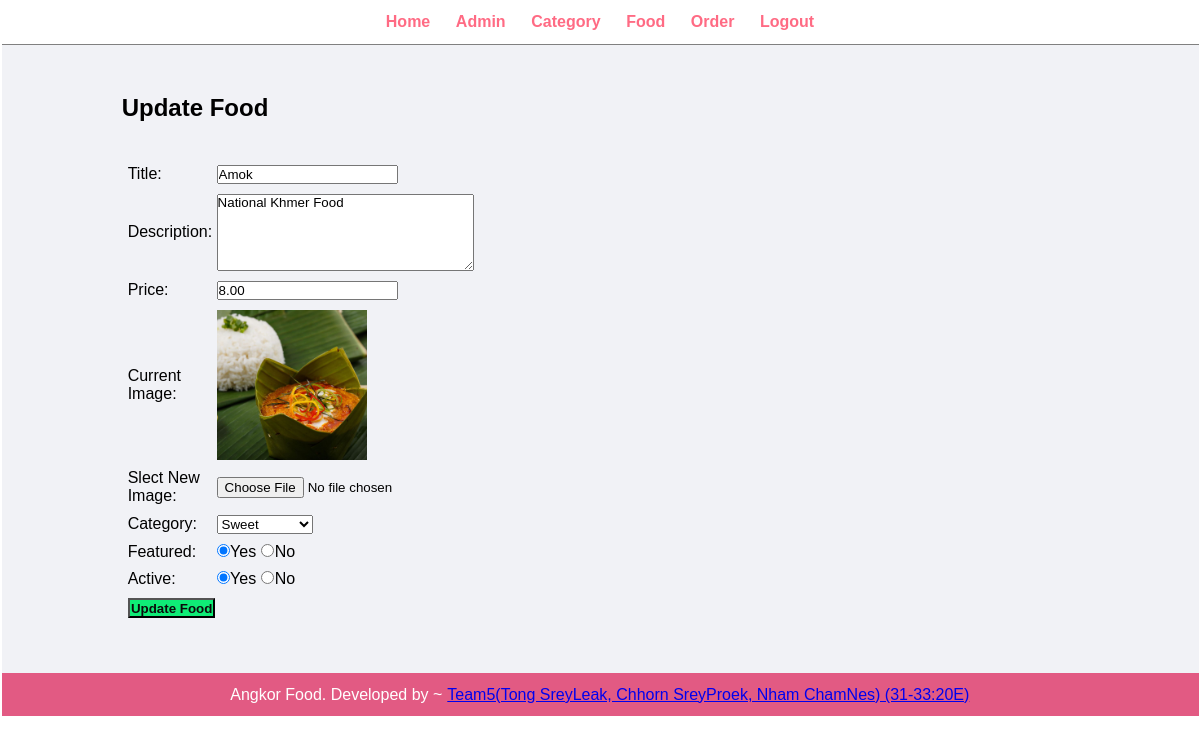
/admin/update-food.php?id=10 (signed in), run on the app's committed database.
### tables this page shows
CREATE TABLE `tbl_food` (
  `id` int(10) UNSIGNED NOT NULL,
  `title` varchar(150) NOT NULL,
  `description` text NOT NULL,
  `price` decimal(10,2) NOT NULL,
  `image_name` varchar(255) NOT NULL,
  `category_id` int(10) UNSIGNED NOT NULL,
  `featured` varchar(10) NOT NULL,
  `active` varchar(10) NOT NULL
);

### admin/update-food.php (the view, shortened to what this page needs)
<?php include('partials/menu.php') ?>
<?php
if(isset($_GET['id']))
{
    $id = $_GET['id'];
    $sql2 = "SELECT * FROM tbl_food WHERE id=$id";
    $res2 = mysqli_query($conn,$sql2);
    $row2 = mysqli_fetch_assoc($res2);
    $title =$row2['title'];
    $description = $row2['description'];
    $price = $row2['price'];
    $current_image =$row2['image_name'];
    $current_category = $row2['category_id'];
    $featured = $row2['featured'];
    $active = $row2['active'];
}
else
{
    header('location:'.SITEURL.'admin/manage-food.php');
}
?>
<div class="main-content">
    <div class="wrapper">
        <h2>Update Food</h2>
        <br><br>
        <form action="" method="POST" enctype="multipart/form-data">
        <table class="tbl-30">
        <tr>
            <td>Title: </td>
            <td>
                <input type="text" name="title" value="<?php echo $title; ?>">
        </td>
        </tr>
        <tr>
            <td>Description: </td>
            <td>
                <textarea type="text" name="description" cols="30" rows="5"><?php echo $description ?></textarea>
        </td>
        </tr>
        <tr>
            <td>Price: </td>
            <td>
                <input type="number" name="price" value="<?php echo $price; ?>">
        </td>
        </tr>
        <tr>
            <td>Current Image: </td>
            <td>
                <?php
                if($current_image == "")
                {
                    echo  "<div class='error'> Image not available.</div>";
                }
                else
                {
                    ?>
                    <img src="<?php echo SITEURL; ?>images/food/<?php echo $current_image; ?>" width="150px">
                    <?php
                }
                ?>
        </td>
        </tr>
        <tr>
            <td>Slect New Image: </td>
            <td>
                <input type="file" name="image">
        </td>
        </tr>
        <tr>
            <td>Category: </td>
            <td>
                <select name="category">
                    <?php
                        $sql = "SELECT * FROM tbl_category WHERE active = 'Yes'";
                        $res = mysqli_query($conn, $sql);
                        $count= mysqli_num_rows($res);
                        if($count>0)
                        {
                            while($row=mysqli_fetch_assoc($res))
                            {
                                $category_title = $row['title'];
                                $category_id = $row['id'];
                               ?>
                               <option <?php if($current_category==$category_id){echo "selected";}?> value="<?php echo $category_id; ?>"><?php echo $category_title; ?></option>
                               <?php
                            }
                        }
                        else
                        {
                            echo "<option value ='0'>Category Not available. </option>";
                        }
                    ?>
                </select>
        </td>
        </tr>
        <tr>
            <td>Featured: </td>
            <td>
            <input <?php if($featured=="Yes"){echo "checked";} ?> type="radio" name="featured" value="Yes">Yes
            <input <?php if($featured=="No"){echo "checked";} ?> type="radio" name="featured" value="No">No
        </td>
        </tr>
        <tr>
            <td>Active: </td>
            <td>
            <input <?php if($active=="Yes"){echo "checked";} ?> type="radio" name="active" value="Yes">Yes
            <input <?php if($active=="No"){echo "checked";} ?> type="radio" name="active" value="No">No
        </td>
        </tr>
        <tr>
            <td>
                <input type="submit" name="submit" value="Update Food" class="btn-secondary">
        </td>
        </tr>
</table>
</form>
</div>
</div>
<?php include('partials/footer.php') ?>

### css/admin.css (style rules this page uses)
* { margin: 0.5; padding: 0; font-family: Arial, Helvetica, sans-serif; }
.wrapper { padding: 1%; width: 80%; margin: 0 auto; }
.tbl-30 { width: 30%; }
table tr td { padding: 1%; }
.btn-secondary { background-color: rgb(15, 236, 118); padding: 1%; color: #0b0b0b; text-decoration: none ; font-weight: bold; }
.main-content { background-color: #f1f2f6; padding: 3% 0; }

### data on the page
tbl_food: title "Amok", description "National Khmer Food", price "8.00", image_name (picture), featured "☑", active "☑"

### other printed values
form field category "Sweet"
